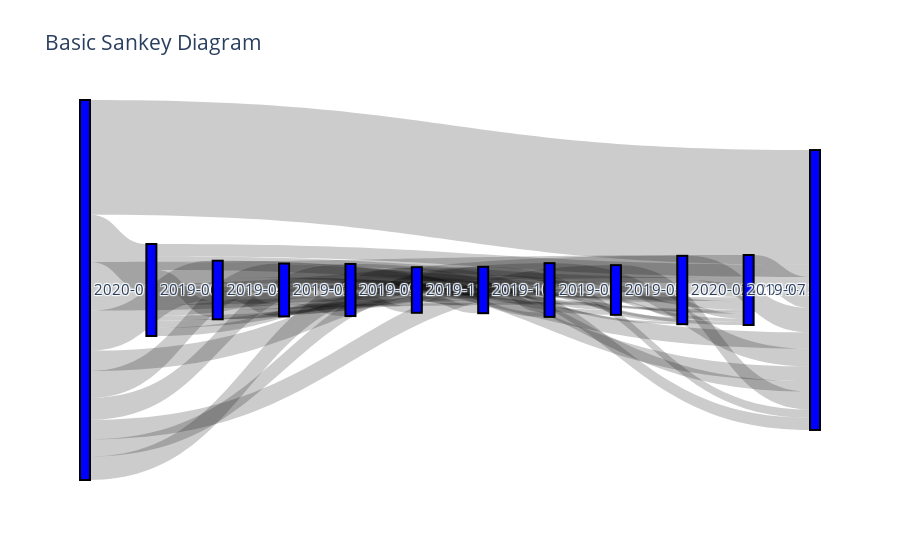

Notebook source saved alongside this figure:
### Code cell
from sklearn.preprocessing import LabelEncoder
import plotly.graph_objects as go

# Convert Period to string before encoding
source_target_value['Month_x'] = source_target_value['Month_x'].astype(str)
source_target_value['Month_y'] = source_target_value['Month_y'].astype(str)

# Fit LabelEncoder
le = LabelEncoder()
all_months = list(set(source_target_value.Month_x.tolist() + source_target_value.Month_y.tolist()))
le.fit(all_months)  

# Encode source and target months
source = le.transform(source_target_value.Month_x.tolist())
target = le.transform(source_target_value.Month_y.tolist())

# Create Sankey Diagram
fig = go.Figure(data=[go.Sankey(
    node=dict(
        pad=300, # Reduced for better spacing
        thickness=10, # Increased for better visibility
        line=dict(width=2, color="black"),
        label=all_months,  # Display month labels
        color="blue"
    ),
    link=dict(
        source=source,
        target=target,
        value=source_target_value.AccountIdentifier.tolist()  # Assuming it's numerical
    )
)])

fig.update_layout(title_text="Basic Sankey Diagram", font_size=15)
fig.show()

### Figure 1 — Plotly figure (JSON) as saved in the notebook; plotly's stock layout.template omitted (floating-point values rounded to 4 significant figures)
{"data": [{"link": {"source": [0, 0, 0, 0, 0, 0, 0, 0, 0, 0, 0, 1, 1, 1, 1, 1, 1, 1, 1, 1, 1, 2, 2, 2, 2, 2, 2, 2, 2, 2, 3, 3, 3, 3, 3, 3, 3, 3, 4, 4, 4, 4, 4, 4, 4, 5, 5, 5, 5, 5, 5, 6, 6, 6, 6, 6, 7, 7, 7, 7, 8, 8, 8, 9, 9, 10], "target": [1, 2, 3, 4, 5, 6, 7, 8, 9, 10, 11, 2, 3, 4, 5, 6, 7, 8, 9, 10, 11, 3, 4, 5, 6, 7, 8, 9, 10, 11, 4, 5, 6, 7, 8, 9, 10, 11, 5, 6, 7, 8, 9, 10, 11, 6, 7, 8, 9, 10, 11, 7, 8, 9, 10, 11, 8, 9, 10, 11, 9, 10, 11, 10, 11, 11], "value": [58, 49, 33, 27, 29, 21, 25, 24, 32, 28, 141, 20, 16, 13, 10, 9, 7, 6, 10, 7, 15, 16, 6, 4, 8, 4, 6, 3, 5, 20, 18, 5, 4, 5, 3, 6, 3, 18, 8, 6, 9, 2, 4, 2, 13, 9, 5, 6, 3, 4, 15, 11, 5, 6, 4, 10, 9, 2, 10, 22, 18, 6, 22, 17, 30, 38]}, "node": {"color": "blue", "label": ["2020-01", "2019-06", "2019-04", "2019-03", "2019-09", "2019-11", "2019-10", "2019-08", "2019-05", "2020-02", "2019-12", "2019-07"], "line": {"color": "black", "width": 2}, "pad": 300, "thickness": 10}, "type": "sankey"}], "layout": {"font": {"size": 15}, "title": {"text": "Basic Sankey Diagram"}}}
